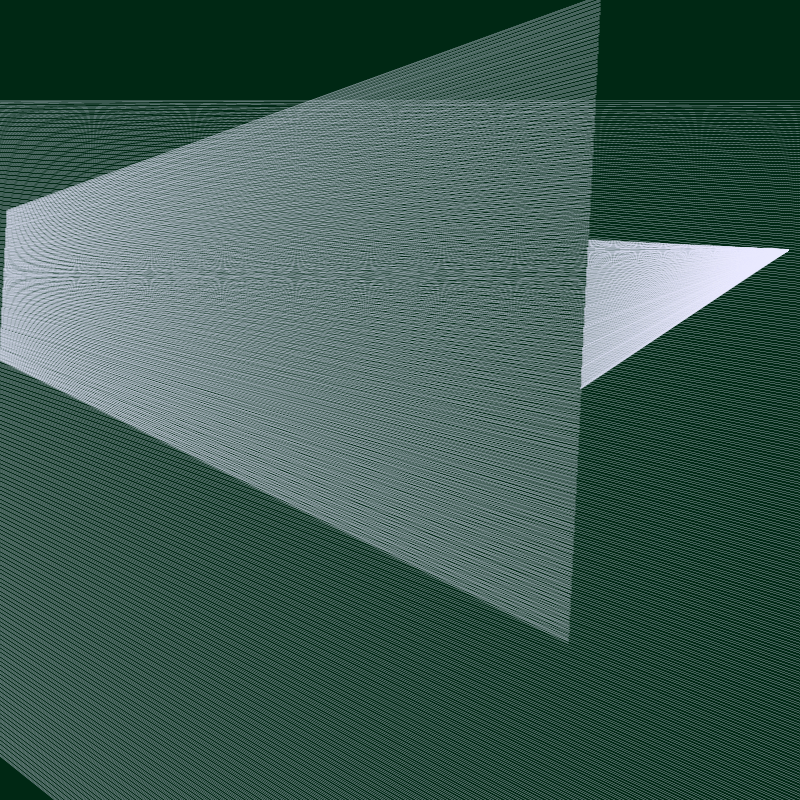
Frame 1 (no input)
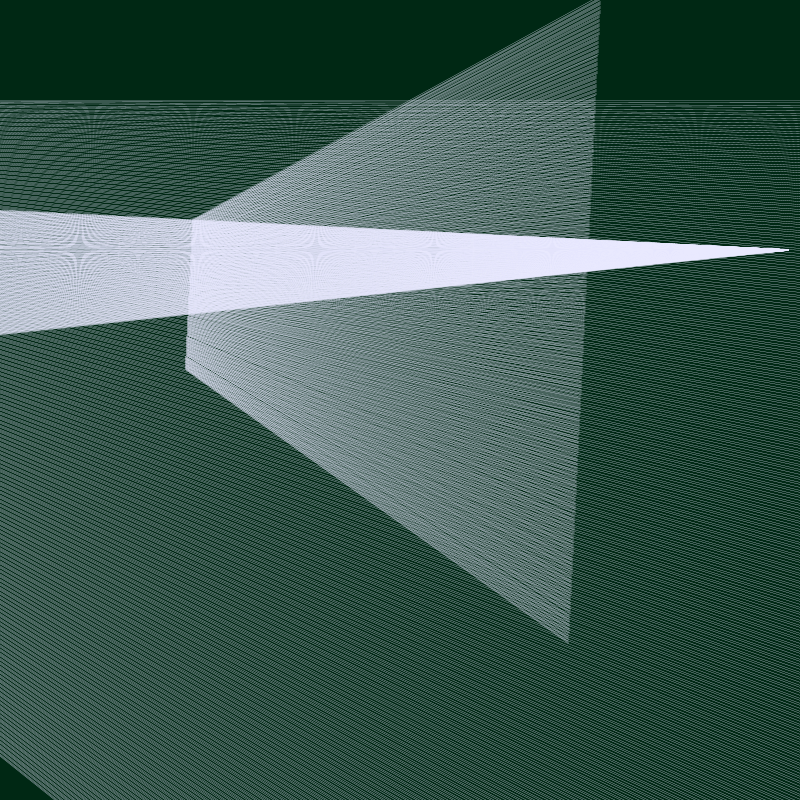
Frame 60 (the mouse pressed at the canvas centre just before this capture)
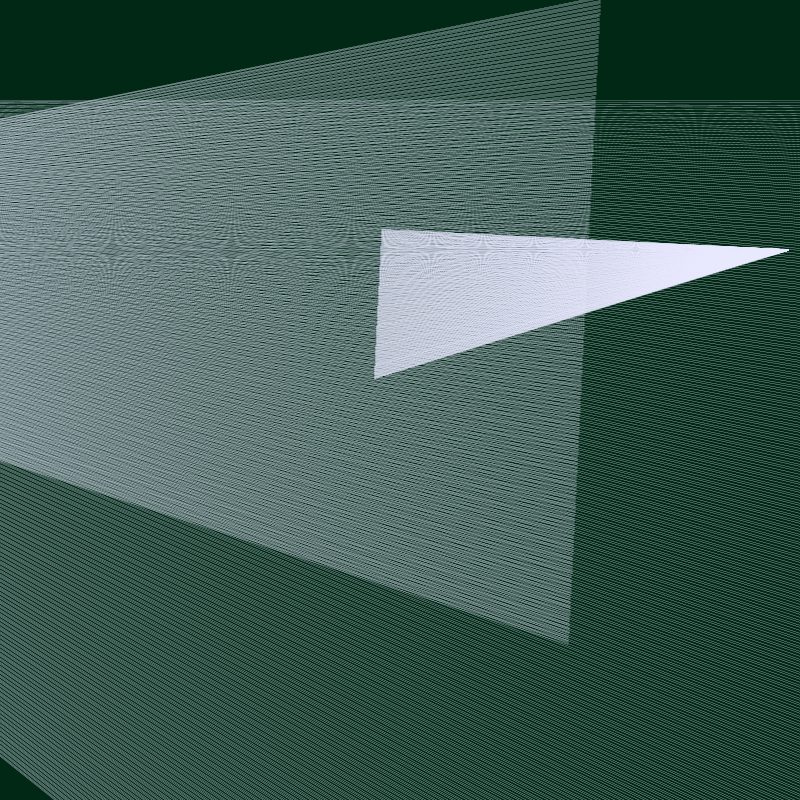
Frame 120 (the mouse held since frame 60 and released just before this capture)

The Processing sketch that drew these frames (run headless with seeded random() and noise(); from frame 60 on, the mouse is pressed at the canvas centre):

// Processing sketch: Davidsketch_240326cMoire7
// ── Davidsketch_240326cMoire7.pde
//code runs at statr
void setup(){
  //set size to 800,800
  size(800,800);
}
//code runs everyframe
void draw(){
  //set background to dark bluegreen
  background(0,40,20);
  //set stroke to white tinted blue a lil
  stroke(233,233,255);
  strokeWeight(0.3);
  //linezzz
  //do the strange thing
  for(int i = 0; i<500; i++){
  line(0-10,100+i+i*0.3,800,100+i*0.6+i+i);
  }
   rotate(0.05);
   translate(0,110);
    for(int i = 0; i<500; i++){
  line(400*(sin(frameCount/23.009)),100+i*0.3,600,900*tan(50+0.0009*sin(frameCount/99.009))+100+i+i*0.3);
  }
     translate(200,0);
   for(int i = 0; i<500; i++){
  line(400*(cos(frameCount/23.009)),100+i*0.3,600,100+sin(i)*0.3);
  }
    //use this later line(400*(sin(frameCount/23.009)),100+i*0.3,600,900*cos(i*sin(frameCount/99.009))+100+i+i*0.3);

}
